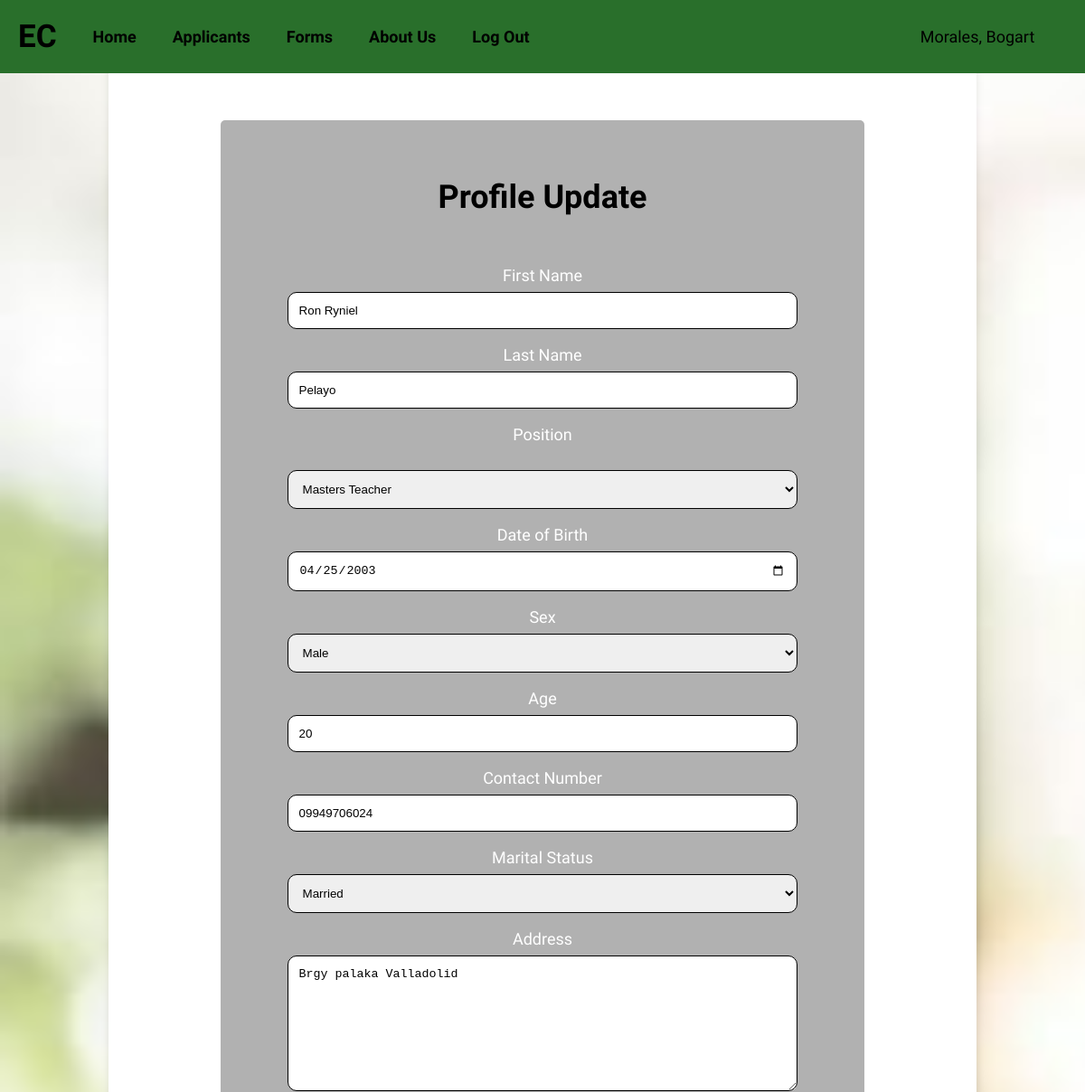
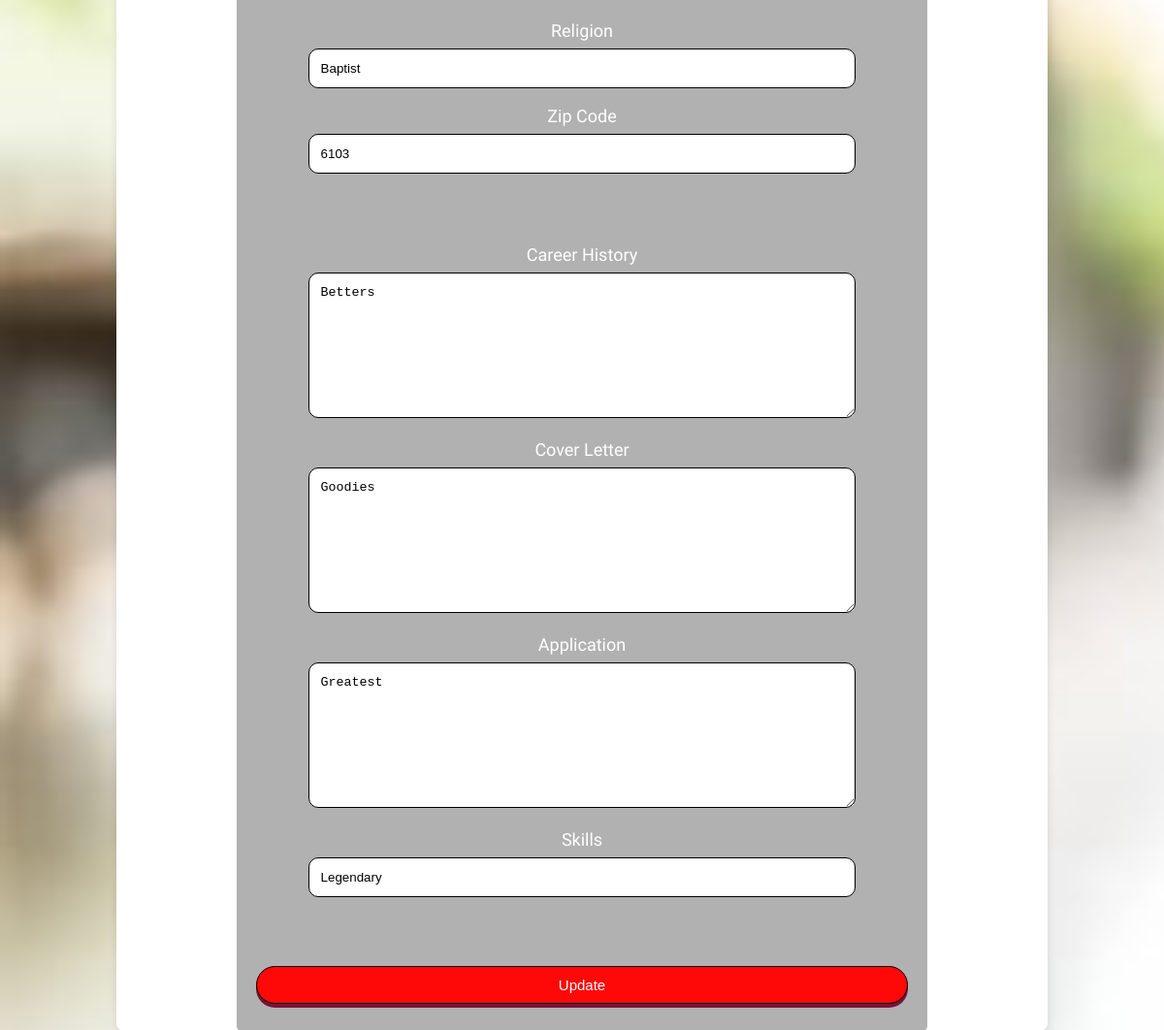
The page /index.php?page=settings&subpage=users&action=profile&id=10000019 (signed in) on the database its author committed (2 pictures, top to bottom).
### tables this page shows
CREATE TABLE `tbl_users` (
  `user_id` int(8) UNSIGNED NOT NULL,
  `user_lastname` varchar(180) NOT NULL DEFAULT '',
  `user_firstname` varchar(180) NOT NULL DEFAULT '',
  `user_email` varchar(180) NOT NULL DEFAULT '',
  `user_password` varchar(180) NOT NULL DEFAULT '',
  `user_date_added` date NOT NULL DEFAULT '2000-01-01',
  `user_time_added` time NOT NULL DEFAULT '00:00:00',
  `user_date_updated` date NOT NULL DEFAULT '2000-01-01',
  `user_time_updated` time NOT NULL DEFAULT '00:00:00',
  `user_status` int(1) NOT NULL DEFAULT 0,
  `user_token` varchar(255) NOT NULL DEFAULT '',
  `user_access` varchar(255) NOT NULL DEFAULT '',
  `user_dob` date NOT NULL DEFAULT '2000-01-01',
  `user_sex` varchar(10) NOT NULL DEFAULT '',
  `user_age` int(3) NOT NULL DEFAULT 0,
  `user_contact_number` varchar(20) NOT NULL DEFAULT '',
  `user_marital_status` varchar(20) NOT NULL DEFAULT '',
  `user_address` text NOT NULL,
  `user_religion` varchar(50) NOT NULL DEFAULT '',
  `user_zip_code` varchar(10) NOT NULL DEFAULT '',
  `user_position` varchar(255) NOT NULL DEFAULT '',
  `user_career_history` text NOT NULL,
  `user_cover_letter` text NOT NULL,
  `user_application` text NOT NULL,
  `user_skills` varchar(255) NOT NULL DEFAULT '',
  `user_profile_image` varchar(255) NOT NULL DEFAULT ''
);

### classes/class.user.php (called while the page is built, shortened)
<?php
class User {
    private $DB_SERVER = 'localhost';
    private $DB_USERNAME = 'root';
    private $DB_PASSWORD = '';
    private $DB_DATABASE = 'db_wbapp';
    private $conn;
    public function __construct() {
        $this->conn = new PDO("mysql:host=" . $this->DB_SERVER . ";dbname=" . $this->DB_DATABASE, $this->DB_USERNAME, $this->DB_PASSWORD);
    }
	function get_user_id($email){
		$sql="SELECT user_id FROM tbl_users WHERE user_email = :email";
		$q = $this->conn->prepare($sql);
		$q->execute(['email' => $email]);
		$user_id = $q->fetchColumn();
		return $user_id;
	}
	function get_user_firstname($id){
		$sql="SELECT user_firstname FROM tbl_users WHERE user_id = :id";
		$q = $this->conn->prepare($sql);
		$q->execute(['id' => $id]);
		$user_firstname = $q->fetchColumn();
		return $user_firstname;
	}
	function get_user_lastname($id){
		$sql="SELECT user_lastname FROM tbl_users WHERE user_id = :id";
		$q = $this->conn->prepare($sql);
		$q->execute(['id' => $id]);
		$user_lastname = $q->fetchColumn();
		return $user_lastname;
	}
    function get_user_dob($id){
        $sql = "SELECT user_dob FROM tbl_users WHERE user_id = :id";
        $q = $this->conn->prepare($sql);
        $q->execute(['id' => $id]);
        $user_dob = $q->fetchColumn();
        return $user_dob;
    }
    function get_user_sex($id){
        $sql = "SELECT user_sex FROM tbl_users WHERE user_id = :id";
        $q = $this->conn->prepare($sql);
        $q->execute(['id' => $id]);
        $user_sex = $q->fetchColumn();
        return $user_sex;
    }
    function get_user_age($id){
        $sql = "SELECT user_age FROM tbl_users WHERE user_id = :id";
        $q = $this->conn->prepare($sql);
        $q->execute(['id' => $id]);
        $user_age = $q->fetchColumn();
        return $user_age;
    }
    function get_user_contact_number($id){
        $sql = "SELECT user_contact_number FROM tbl_users WHERE user_id = :id";
        $q = $this->conn->prepare($sql);
        $q->execute(['id' => $id]);
        $user_contact_number = $q->fetchColumn();
        return $user_contact_number;
    }
    function get_user_marital_status($id){
        $sql = "SELECT user_marital_status FROM tbl_users WHERE user_id = :id";
        $q = $this->conn->prepare($sql);
        $q->execute(['id' => $id]);
        $user_marital_status = $q->fetchColumn();
        return $user_marital_status;
    }
    function get_user_address($id){
        $sql = "SELECT user_address FROM tbl_users WHERE user_id = :id";
        $q = $this->conn->prepare($sql);
        $q->execute(['id' => $id]);
        $user_address = $q->fetchColumn();
        return $user_address;
    }
    function get_user_religion($id){
        $sql = "SELECT user_religion FROM tbl_users WHERE user_id = :id";
        $q = $this->conn->prepare($sql);
        $q->execute(['id' => $id]);
        $user_religion = $q->fetchColumn();
        return $user_religion;
    }
    function get_user_zip_code($id){
        $sql = "SELECT user_zip_code FROM tbl_users WHERE user_id = :id";
        $q = $this->conn->prepare($sql);
        $q->execute(['id' => $id]);
        $user_zip_code = $q->fetchColumn();
        return $user_zip_code;
    }
    function get_user_application($id){
        $sql = "SELECT user_application FROM tbl_users WHERE user_id = :id";
        $q = $this->conn->prepare($sql);
        $q->execute(['id' => $id]);
        $user_application = $q->fetchColumn();
        return $user_application;
    }
    function get_user_skills($id){
        $sql = "SELECT user_skills FROM tbl_users WHERE user_id = :id";
        $q = $this->conn->prepare($sql);
        $q->execute(['id' => $id]);
        $user_skills = $q->fetchColumn();
        return $user_skills;
    }
    function get_user_career_history($id){
        $sql = "SELECT user_career_history FROM tbl_users WHERE user_id = :id";
        $q = $this->conn->prepare($sql);
        $q->execute(['id' => $id]);
        $user_career_history = $q->fetchColumn();
        return $user_career_history;
    }
    function get_user_position($id){
        $sql = "SELECT user_position FROM tbl_users WHERE user_id = :id";
        $q = $this->conn->prepare($sql);
        $q->execute(['id' => $id]);
        $user_position = $q->fetchColumn();
        return $user_position;
    }
	function get_user_cover_letter($id){
        $sql = "SELECT user_cover_letter FROM tbl_users WHERE user_id = :id";
        $q = $this->conn->prepare($sql);
        $q->execute(['id' => $id]);
        $user_cover_letter = $q->fetchColumn();
        return $user_cover_letter;
    }
}

### users-module/view-profile.php (the view, shortened to what this page needs)
<br><br><br>
<div id="form-block">
<form method="POST" action="processes/process.user.php?action=update" enctype="multipart/form-data">
        <div id="form-block-half">
                <h1>Profile Update</h1>
            <br>
            <label for="fname">First Name</label>
            <input type="text" id="fname" class="input" name="firstname" value="<?php echo $user->get_user_firstname($id);?>" placeholder="Your name..">
<br>
            <label for="lname">Last Name</label>
            <input type="text" id="lname" class="input" name="lastname" value="<?php echo $user->get_user_lastname($id);?>" placeholder="Your last name..">
            <label for="access">Position</label></br>
            <select id="position" name="position">
                <option value="Masters Teacher" <?php if($user->get_user_position($id) == "Masters Teacher"){ echo "selected";};?>>Masters Teacher</option>
              </select>
              <label for="dob">Date of Birth</label>
            <input type="date" id="dob" name="dob" value="<?php echo $user->get_user_dob($id);?>">
            <br>
            <label for="sex">Sex</label>
            <select id="sex" name="sex">
                <option value="Male" <?php if($user->get_user_sex($id) == "Male"){ echo "selected";};?>>Male</option>
            </select>
            <br>
            <label for="age">Age</label>
            <input type="text" id="age" name="age" value="<?php echo $user->get_user_age($id);?>" placeholder="Your age..">
            <br>
            <label for="contact-number">Contact Number</label>
            <input type="text" id="contact-number" name="contact_number" value="<?php echo $user->get_user_contact_number($id);?>" placeholder="Your contact number..">
            <br>
            <label for="status">Marital Status</label>
            <select id="status" name="marital_status">
                <option value="Married" <?php if($user->get_user_marital_status($id) == "Married"){ echo "selected";};?>>Married</option>
            </select>
            <br>
            <label for="address">Address</label>
            <textarea id="address" name="address" placeholder="Your address.."><?php echo $user->get_user_address($id);?></textarea>
            <br>
            <label for="religion">Religion</label>
            <input type="text" id="religion" name="religion" value="<?php echo $user->get_user_religion($id);?>" placeholder="Your religion..">
            <br>
            <label for="zip-code">Zip Code</label>
            <input type="text" id="zip-code" name="zip_code" value="<?php echo $user->get_user_zip_code($id);?>" placeholder="Your zip code..">
            <br>
        </div>
        <div id="form-block-half">
        <label for="career-history">Career History</label>
            <textarea id="career-history" name="career_history" placeholder="Your career history.."><?php echo $user->get_user_career_history($id);?></textarea>
            <br>
            <label for="cover-letter">Cover Letter</label>
            <textarea id="cover-letter" name="cover_letter" placeholder="Your cover letter.."><?php echo $user->get_user_cover_letter($id);?></textarea>
            <br>
            <label for="application">Application</label>
            <textarea id="application" name="application" placeholder="Your application.."><?php echo $user->get_user_application($id);?></textarea>
            <br>
            <label for="skills">Skills</label>
            <input type="text" id="skills" name="skills" value="<?php echo $user->get_user_skills($id);?>" placeholder="Your skills..">
            <br>
        </div>
        <div id="button-block">
        <input type="submit" value="Update">
        </div>
</form>
</div>

### index.php (shortened to what this page needs)
<?php
include_once 'classes/class.user.php';
$page = (isset($_GET['page']) && $_GET['page'] != '') ? $_GET['page'] : '';
$user = new User();
$user_id = $user->get_user_id($_SESSION['user_email']);
?>
<!DOCTYPE html>
<html>
<head>
    <link rel="stylesheet" href="css/custom.css?<?php echo time(); ?>">
</head>
<body class="home">
<div id="wrapper">
    <div id="menu">
    <div id="logo">
        <span class="logo-text">EC</span>
    </div>
    <a href="adminhome.php">Home</a>
        <a href="adminfind.php">Applicants</a>
        <a href="adminapplicants.php">Forms</a>
        <a href="adminabout.php">About Us</a>
        <a href="logout.php" class="move-right">Log Out</a>
        <span class="move-right"><?php echo $user->get_user_lastname($user_id) . ', ' . $user->get_user_firstname($user_id); ?>&nbsp;&nbsp; &nbsp;&nbsp; &nbsp;&nbsp;</span>
</div>
    </div>
    <div id="content">
        <?php
        switch ($page) {
            case 'settings':
                require_once 'settings-module/index.php';
                break;
        }
        ?>
    </div>
</body>
</html>

### css/custom.css (style rules this page uses)
body { margin: 0; padding: 0; font-family: 'Assistant', sans-serif; font-size: 18px; background-color: #909090; background-image: url('242ea708b394dd005c7147aea5d3909c.jpg'); background-repeat: no-repeat; background-size: 100% 100%; background-size: cover; box-sizing: border-box; }
body.home { background-color: #909090; background-repeat: no-repeat; background-size: cover; box-sizing: border-box; background-image: url('242ea708b394dd005c7147aea5d3909c.jpg'); }
.home #menu { position: fixed; top: 0; width: 100%; display: flex; justify-content: space-between; align-items: center; padding: 20px; box-sizing: border-box; background-color: #296f2b; z-index: 1000; }
.home #menu a { text-decoration: none; font-weight: bold; margin-left: 40px; }
.move-right { margin-left: auto; }
.home #wrapper { width: 100%; padding: 0px; overflow: hidden; }
.home #menu a, #second-submenu a, #third-submenu a { color: #000; }
.input, select, textarea { width: 100%; padding: 12px; margin: 10px 0; display: inline-block; border: 1px solid #000000; border-radius: 10px; box-sizing: border-box; }
#form-block { text-align: center; border-radius: 5px; background-color: #b1b1b1; padding: 20px; width: 70%; margin: 0 auto; overflow: hidden; margin-top: 50px; }
#form-block-half { width: 90%; box-sizing: border-box; padding: 20px; margin-bottom: 15px; display: inline-block; vertical-align: top; }
#form-block label { display: block; margin-top: 10px; color: #fff; }
#form-block input, #form-block select, #form-block textarea { width: 100%; padding: 12px; margin: 8px 0; display: inline-block; border: 1px solid #000000; border-radius: 10px; box-sizing: border-box; }
#form-block textarea { height: 150px; }
input[type=submit] { position: relative; background-color: rgb(230, 34, 77); border-radius: 5px; box-shadow: rgb(121, 18, 55) 0px 4px 0px 0px; padding: 10px; background-repeat: no-repeat; cursor: pointer; box-sizing: border-box; width: 95px; height: 39px; color: #fff; border: none; font-size: 15px; transition: all 0.3s ease-in-out; z-index: 1; overflow: hidden; }
#button-block { width: 10%; text-align: center; margin-top: 20px; }
#button-block input[type="submit"] { display: inline-block; padding: 10px 20px; text-align: center; text-decoration: none; color: #fff; background-color: #ff0808; border-radius: 20px; transition: background-color 0.3s; }
h1 { font-size: bold,30px; text-align: center; }
#button-block { width: 100%; text-align: center; margin-top: 20px; }
#logo .logo-text { font-size: 35px; color: #000000; font-weight: bold; }

### rows shown on the page
tbl_users: $user->get_user_lastname($user_id) "Morales", $user->get_user_firstname($user_id) "Bogart"
tbl_users: firstname "Ron Ryniel", lastname "Pelayo", position "Masters Teacher", dob "04/25/2003", sex "Male", age "20", contact_number "09949706024", marital_status "Married", address "Brgy palaka Valladolid", religion "Baptist", zip_code "6103", career_history "Betters", cover_letter "Goodies", application "Greatest", skills "Legendary"
